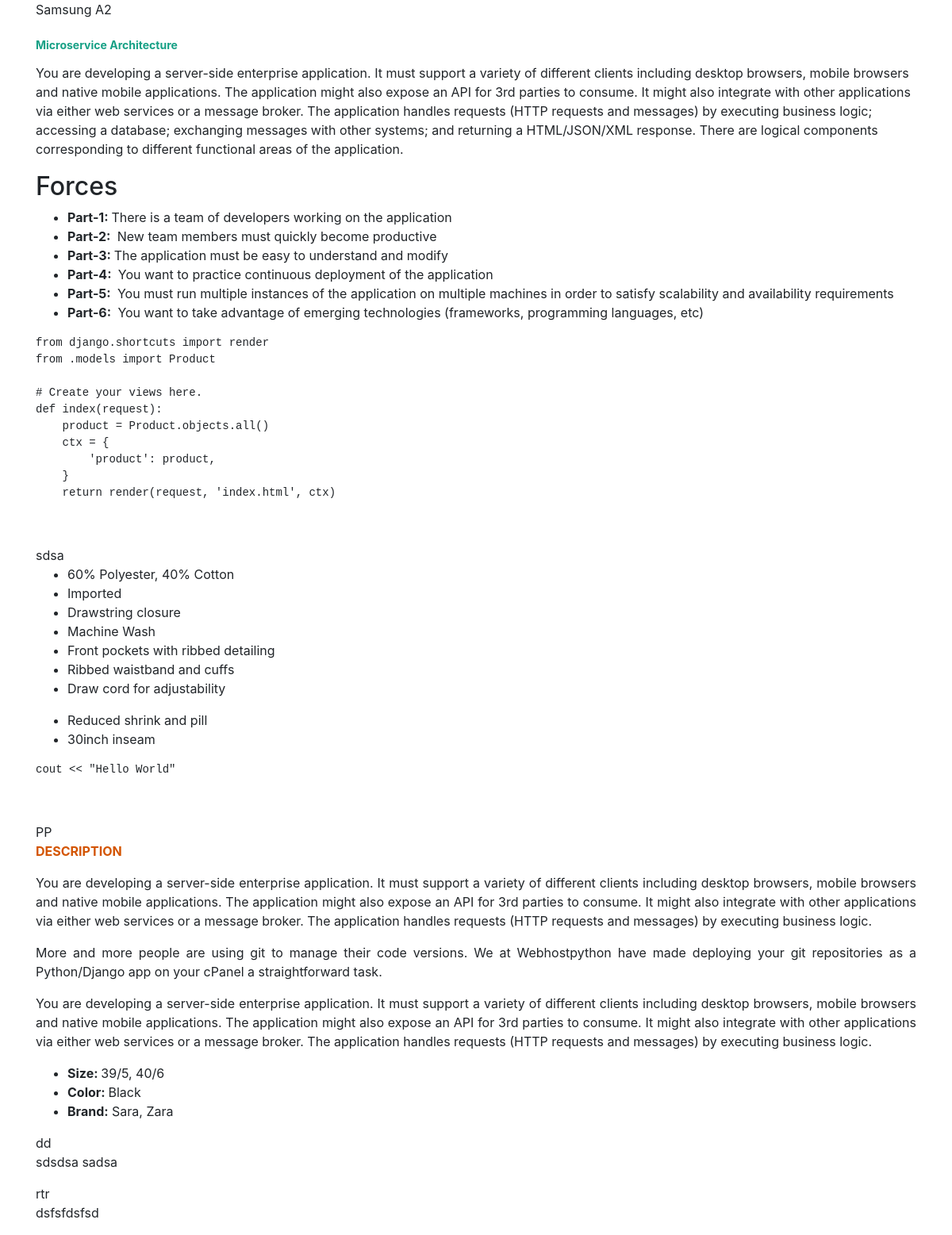
The page / on the database its author committed.
### ckapp/models.py (models this page shows, shortened)
class Product(models.Model):
    product_name = models.CharField(max_length=100, )
    long_description = RichTextField()
    description = RichTextField(
        blank=True,
        null=True,
        config_name='special',
    )

### ckapp/views.py (the view)
# urls.py: path('', views.index, name='index'),
def index(request):
    product = Product.objects.all()
    ctx = {
        'product': product,
    }
    return render(request, 'index.html', ctx)

### ckapp/templates/index.html (shortened to what this page needs)
<!doctype html>
<html lang="en">
    <head>
        <link rel="stylesheet" href="https://maxcdn.bootstrapcdn.com/bootstrap/4.0.0/css/bootstrap.min.css">
        <link rel="stylesheet" href="//cdnjs.cloudflare.com/ajax/libs/highlight.js/10.7.2/styles/default.min.css">
    </head>
    <body>
        <div class="container">
            {% for p in product %}
                {{ p.product_name }}
                {{ p.long_description | safe }}
                {{ p.description | safe }}
            {% endfor %}
        </div>
    </body>
</html>

### rows shown on the page
Product: product_name "Samsung A2", long_description "Microservice Architecture You are developing a server-side enterprise application. It must support a variety of different clients including desktop browsers, mobile browsers and native mobile applications. The application might also expose an API for 3rd parties to consume. It might also integrate with other applications via either web services or a message broker. The application handles requests (HTTP requests and messages) by executing business logic; accessing a database; exchanging messages with other systems; and returning a HTML/JSON/XML response. There are logical components corresponding to different functional areas of the application. Forces Part-1: There is a team of developers…", description "from django.shortcuts import render from .models import Product # Create your views here. def index(request): product = Product.objects.all() ctx = { 'product': product, } return render(request, 'index.html', ctx)"
Product: product_name "sdsa", long_description "60% Polyester, 40% Cotton Imported Drawstring closure Machine Wash Front pockets with ribbed detailing Ribbed waistband and cuffs Draw cord for adjustability Reduced shrink and pill 30inch inseam", description "cout << \"Hello World\""
Product: product_name "PP", long_description "DESCRIPTION You are developing a server-side enterprise application. It must support a variety of different clients including desktop browsers, mobile browsers and native mobile applications. The application might also expose an API for 3rd parties to consume. It might also integrate with other applications via either web services or a message broker. The application handles requests (HTTP requests and messages) by executing business logic. More and more people are using git to manage their code versions. We at Webhostpython have made deploying your git repositories as a Python/Django app on your cPanel a straightforward task. You are developing a server-side enterprise application. It must…"
Product: product_name "dd", long_description "sdsdsa sadsa"
Product: product_name "rtr", long_description "dsfsfdsfsd"
